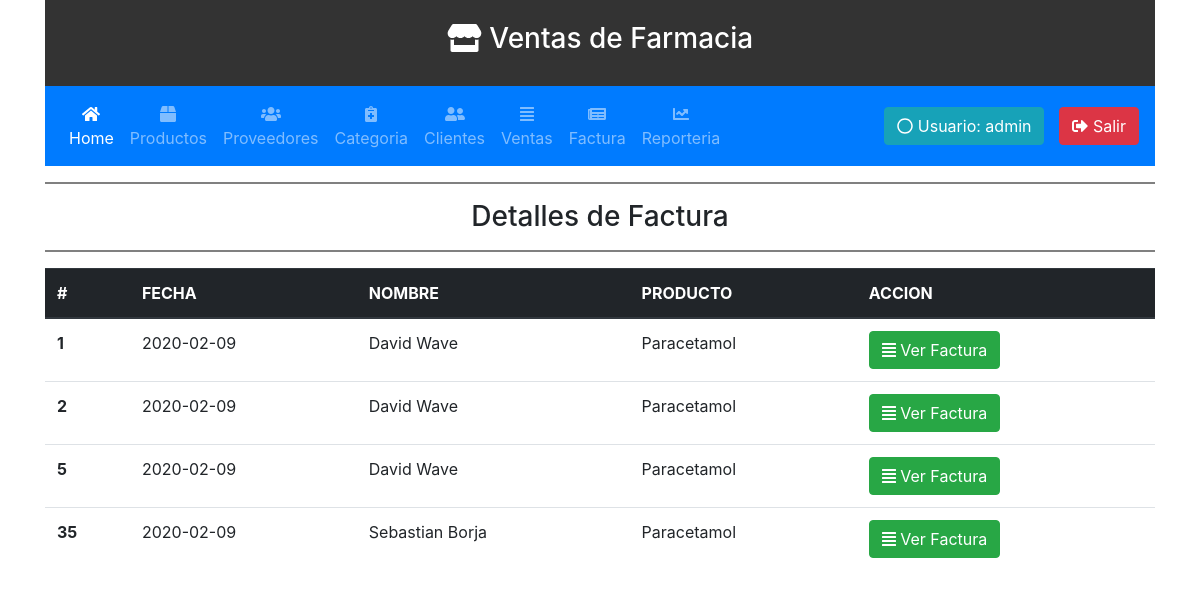
The page /inicio/Detalle_Factura.php (signed in) on the database its author committed.
### tables this page shows
CREATE TABLE `factura` (
  `id_factura` int(11) NOT NULL AUTO_INCREMENT,
  `id_cliente` int(11) NOT NULL,
  `id_producto` int(11) NOT NULL,
  `id_usuario` int(11) NOT NULL,
  `fecha` date NOT NULL,
  PRIMARY KEY (`id_factura`),
  KEY `factura_fk` (`id_usuario`),
  KEY `factura_fk_1` (`id_cliente`),
  KEY `factura_fk_2` (`id_producto`),
  CONSTRAINT `factura_fk` FOREIGN KEY (`id_usuario`) REFERENCES `login` (`id_usuario`),
  CONSTRAINT `factura_fk_1` FOREIGN KEY (`id_cliente`) REFERENCES `cliente` (`id_cliente`),
  CONSTRAINT `factura_fk_2` FOREIGN KEY (`id_producto`) REFERENCES `producto` (`id_producto`)
);

CREATE TABLE `cliente` (
  `id_cliente` int(11) NOT NULL AUTO_INCREMENT,
  `nombre_cliente` varchar(100) DEFAULT NULL,
  `apellido_cliente` varchar(100) DEFAULT NULL,
  `cedula_cliente` varchar(100) DEFAULT NULL,
  `direccion_cliente` varchar(100) DEFAULT NULL,
  `telefono_cliente` varchar(100) DEFAULT NULL,
  PRIMARY KEY (`id_cliente`)
);

CREATE TABLE `producto` (
  `id_producto` int(11) NOT NULL AUTO_INCREMENT,
  `id_categoria` int(11) NOT NULL,
  `id_proveedor` int(11) NOT NULL,
  `nombre_producto` varchar(100) DEFAULT NULL,
  `inventario_producto` varchar(100) DEFAULT NULL,
  `descripcion1` varchar(100) DEFAULT NULL,
  `descripcion2` varchar(100) DEFAULT NULL,
  `precio` double DEFAULT NULL,
  PRIMARY KEY (`id_producto`),
  KEY `producto_fk` (`id_proveedor`),
  KEY `producto_fk_1` (`id_categoria`),
  CONSTRAINT `producto_fk` FOREIGN KEY (`id_proveedor`) REFERENCES `proveedor` (`id_proveedor`),
  CONSTRAINT `producto_fk_1` FOREIGN KEY (`id_categoria`) REFERENCES `categoria` (`id_categoria`)
);

### inicio/Detalle_Factura.php (the view, shortened to what this page needs)
<?php
  require_once '../clases/conexion.php';
  if (isset($_SESSION['user']))
  {
  ?>
  <!DOCTYPE html>
  <html lang="es" dir="ltr">
    <head>
    </head>
    <body>
      <?php require_once 'header.php';?>
      <div class="container">
        <div class="form-reg">
          <hr>
          <h3>Detalles de Factura</h3>
          <hr>
        </div>
        <div class="table">
          <table class="table">
            <thead class="thead-dark">
              <tr>
                <th scope="col">#</th>
                <th scope="col">FECHA</th>
                <th scope="col">NOMBRE</th>
                <th scope="col">PRODUCTO</th>
                <th scope="col">ACCION</th>
              </tr>
            </thead>
            <tbody>
              <?php
                $query = mysqli_query($con, "SELECT f.id_factura, f.fecha, c.nombre_cliente, c.apellido_cliente,p.nombre_producto
                                             FROM factura f
                                             INNER JOIN cliente c ON f.id_cliente = c.id_cliente
                                             INNER JOIN producto p ON f.id_producto = p.id_producto");
                if(mysqli_num_rows($query) > 0)
                {
                  while($array = mysqli_fetch_array($query))
                  {
              ?>
              <tr>
                <th scope="row"><?php echo $array[0]; ?></th>
                <td><?php echo $array[1]; ?></td>
                <td><?php echo $array[2]." ".$array[3]; ?></td>
                <td><?php echo $array[4];?></td>
                <td>
                  <a class="btn btn-success" href="Factura-PDF.php?id=<?php echo $array[0]; ?>"><i class="fas fa-align-justify"></i> Ver Factura</a>
                </td>
              </tr>
              <?php
                  }
                }
              ?>
            </tbody>
          </table>
        </div>
      </div>
    </body>
</html>
</html>
<?php
  }
  else
  {
    header('Location: ../index.php');
  }
?>

### inicio/links.php (shortened to what this page needs)
<link rel="stylesheet" href="../librerias/bootstrap/css/bootstrap.min.css" id="bootstrap-css">
<link rel="stylesheet" href="../css/master.css">
<link rel="stylesheet" href="../librerias/alertify/css/alertify.css">
<link rel="stylesheet" href="../librerias/alertify/css/themes/default.css">
<link rel="stylesheet" href="../librerias/fontawesome/css/all.css">

### inicio/header.php (shortened to what this page needs)
<?php require_once 'links.php'; ?>
<div class="container">
  <div class="container-fluid header">
    <header>
    <h3><i class="fas fa-store"></i> Ventas de Farmacia</h3>
		</header>
    </div>
    <nav class="navbar navbar-expand-lg navbar-dark bg-primary">
        <div class="collapse navbar-collapse" id="navbarColor01">
          <ul class="navbar-nav mr-auto col-sm-3 col-md-3">
            <li class="nav-item active">
              <a class="nav-link" href="index.php"><i class="fas fa-home"></i> Home <span class="sr-only">(current)</span></a>
            </li>
            <li class="nav-item">
              <a class="nav-link" href="Productos.php"><i class="fas fa-box"></i> Productos</a>
            </li>
            <li class="nav-item">
              <a class="nav-link" href="Proveedor.php"><i class="fas fa-users"></i> Proveedores</a>
            </li>
            <li class="nav-item">
              <a class="nav-link" href="Categoria.php"><i class="fas fa-notes-medical"></i> Categoria</a>
            </li>
            <li class="nav-item">
              <a class="nav-link" href="Clientes.php"><i class="fas fa-user-friends"></i> Clientes</a>
            </li>
            <li class="nav-item">
              <a class="nav-link" href="Facturadora.php"><i class="fas fa-align-justify"></i> Ventas</a>
            </li>
            <li class="nav-item">
              <a class="nav-link" href="Detalle_Factura.php"><i class="fas fa-newspaper"></i>Factura</a>
            </li>
            <li class="nav-item">
              <a class="nav-link" href="Reporteria.php"><i class="fas fa-chart-line"></i> Reporteria</a>
            </li>
          </ul>
          <form class="form-inline my-2 my-lg-0">
            <button type="button" class="btn btn-info"><i class="far fa-circle"></i> Usuario: <?php echo $_SESSION['user']; ?></button>
            <a id="btn-exit" class="btn btn-danger" href="../clases/exit.php"><i class="fas fa-sign-out-alt"></i> Salir</a>
          </form>
        </div>
    </nav>
</div>

### css/master.css (style rules this page uses)
.header { background-color: #333; color:#fff; padding: 2%; text-align: center; }
header { font-size: -webkit-xxx-large; }
.nav-link { text-align: center; }
#btn-exit { margin-left: 15px; }
.form-reg { text-align: center; }
.form-reg hr { border: 1px solid gray; }

### rows shown on the page
factura: id_factura "1", fecha "2020-02-09", id_cliente.nombre_cliente "David", id_cliente.apellido_cliente "Wave", id_producto.nombre_producto "Paracetamol"
factura: id_factura "2", fecha "2020-02-09", id_cliente.nombre_cliente "David", id_cliente.apellido_cliente "Wave", id_producto.nombre_producto "Paracetamol"
factura: id_factura "5", fecha "2020-02-09", id_cliente.nombre_cliente "David", id_cliente.apellido_cliente "Wave", id_producto.nombre_producto "Paracetamol"
factura: id_factura "35", fecha "2020-02-09", id_cliente.nombre_cliente "Sebastian", id_cliente.apellido_cliente "Borja", id_producto.nombre_producto "Paracetamol"

### other values the page prints
$_SESSION['user'] "admin"
